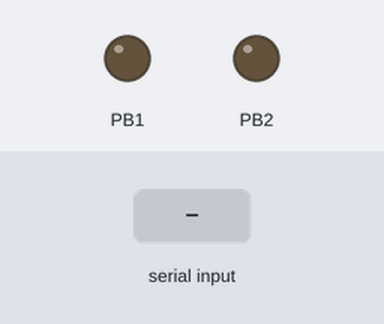
This sketch was run on a simulated ATtiny85, built with avr-gcc and run on an emulated ATtiny85. On the bench: output pins drawn as LEDs (lit = HIGH). Inputs (shaded band) come from the test bench.

Above: at 1.2 s.
1.3 s: "7" received over the second serial link
At 1.9 s:
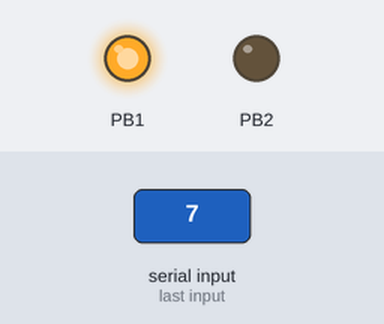
2.8 s: "6" received over the second serial link
At 4.0 s:
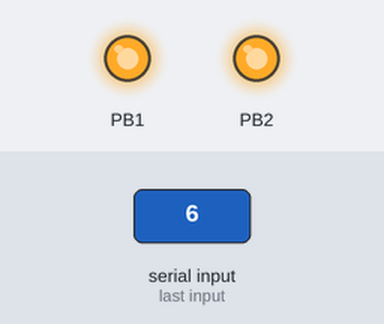
4.3 s: "a" received over the second serial link
At 5.4 s:
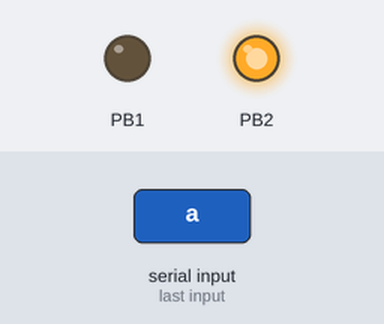
5.8 s: "b" received over the second serial link
At 6.5 s:
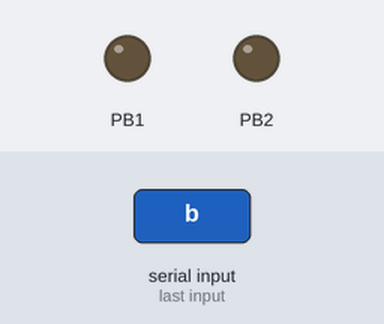
Timing chart, 0 to 8.3 s (numbered marks = the images above; inputs shaded):
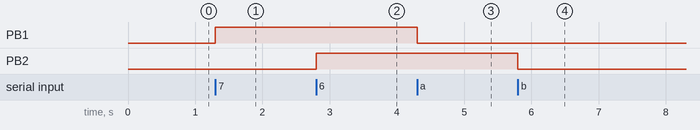

Measured:
- after the input at 1.3 s, PB1: LOW → HIGH at once
- after the input at 2.8 s, PB2: LOW → HIGH at once
- after the input at 4.3 s, PB1: HIGH → LOW at once
- after the input at 5.8 s, PB2: HIGH → LOW at once

The sketch:

attiny85serial.ino
```cpp
/*
Takes an input on the AtTiny85 from the VERY TRICKY analogue input pin 2 (as labeled in HLT tutorial)
and outputs these with Software serial to the arduino uno, or Duemillanove
Hookup
ATTINY85 pin 3 -> Arduino Uno pin 0
ATTINY85 pin 4 -> Arduino Uno pin 1
 */


#include <SoftwareSerial.h>
// Definitions
#define rxPin 3
#define txPin 4

SoftwareSerial mySerial(rxPin, txPin);
int data;
int sensorPin = 7; //ACTUALLY PIN LABELED AS "2" on the HLT tutorial
int sensorVal = -1;

boolean switchFans = 0;


// the setup routine runs once when you press reset:
void setup() {
  pinMode(sensorPin, INPUT);
  mySerial.begin(9600);
   pinMode(1, OUTPUT);
   pinMode(2, OUTPUT);

}

// the loop routine runs over and over asensorpingain forever:
void loop() {
if(mySerial.available()){
  data = mySerial.read();
  if(data=='7'){
    digitalWrite(1,HIGH);
  }
  else if(data == 'a'){
    digitalWrite(1,LOW);
  }
  else if(data == '6'){
    digitalWrite(2,HIGH);
  }
  else if(data == 'b'){
    digitalWrite(2,LOW);
  }
}

}
```
